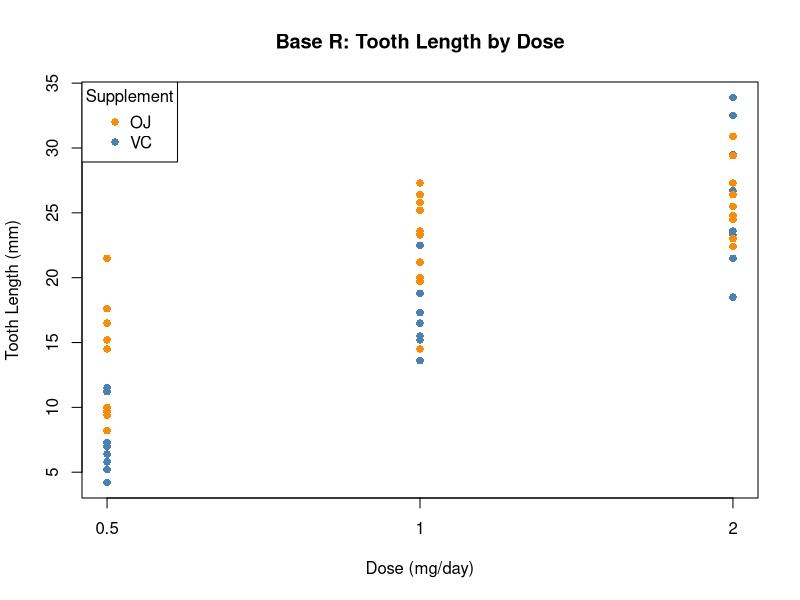
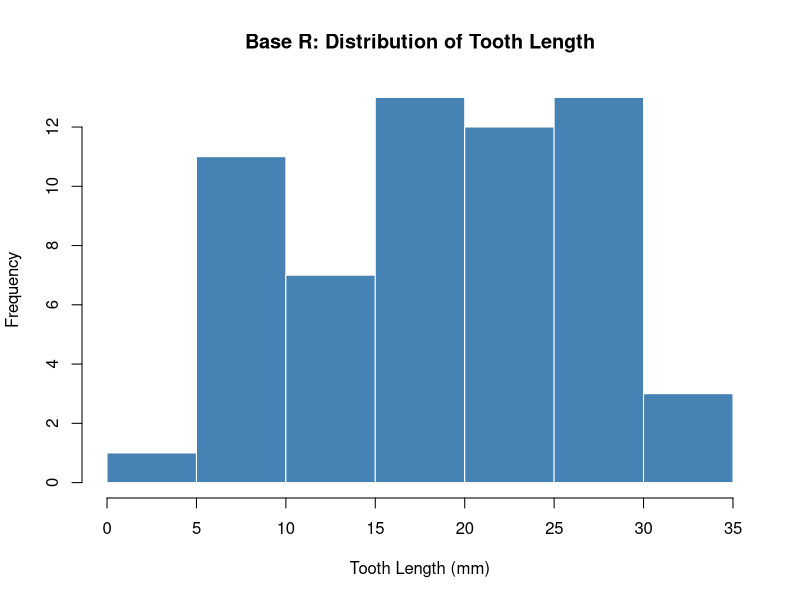
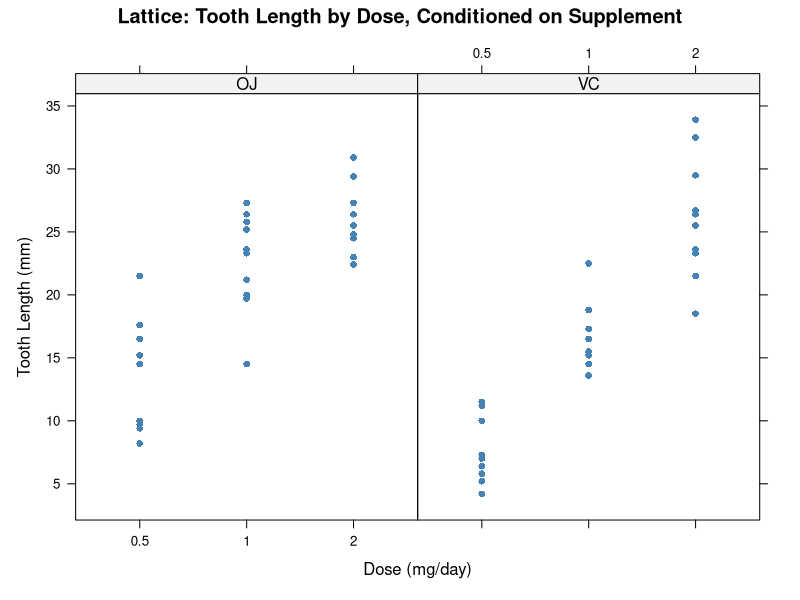
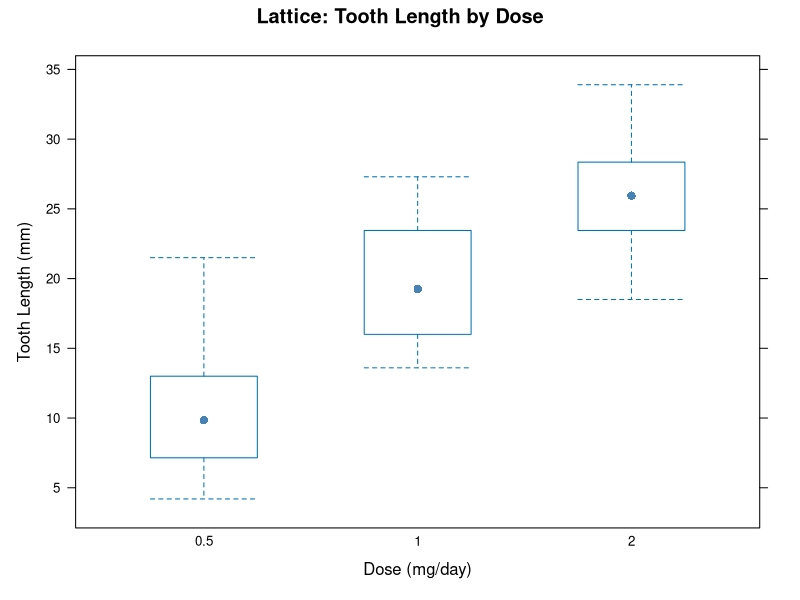
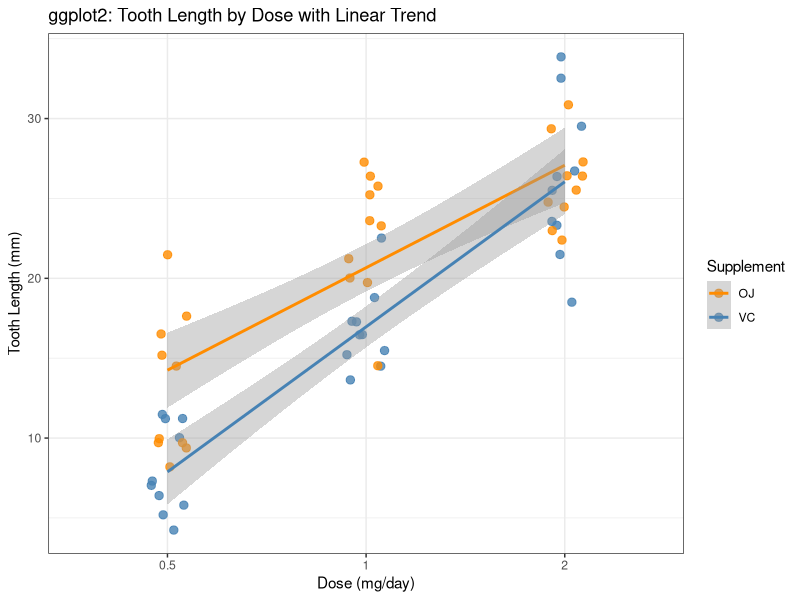
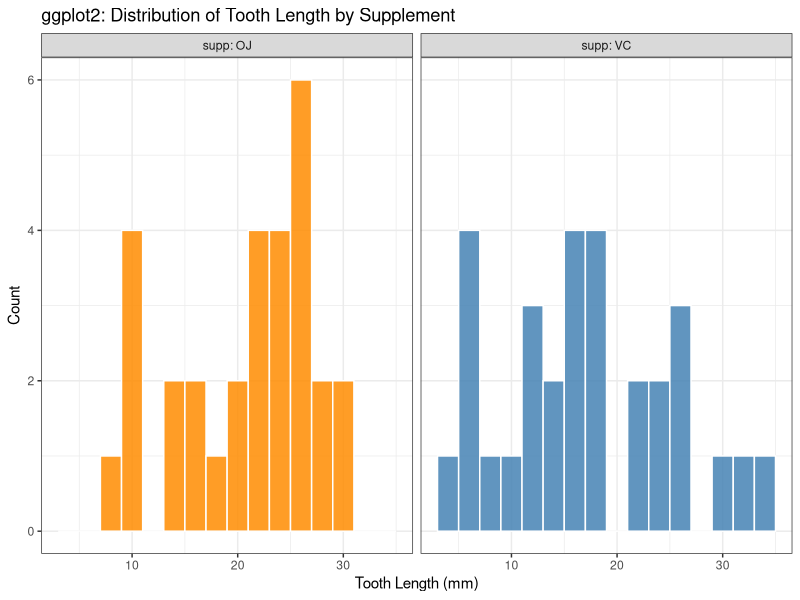

These charts were generated, in order, by the following R code:
data("ToothGrowth", package = "datasets")
head(ToothGrowth)

ToothGrowth$dose <- factor(ToothGrowth$dose)


supp_colors <- ifelse(ToothGrowth$supp == "OJ", "darkorange", "steelblue")

plot(
  as.numeric(ToothGrowth$dose),
  ToothGrowth$len,
  col    = supp_colors,
  pch    = 16,
  main   = "Base R: Tooth Length by Dose",
  xlab   = "Dose (mg/day)",
  ylab   = "Tooth Length (mm)",
  xaxt   = "n"
)
axis(1, at = 1:3, labels = levels(ToothGrowth$dose))
legend(
  "topleft",
  legend = c("OJ", "VC"),
  col    = c("darkorange", "steelblue"),
  pch    = 16,
  title  = "Supplement"
)

hist(
  ToothGrowth$len,
  breaks = 10,
  col    = "steelblue",
  border = "white",
  main   = "Base R: Distribution of Tooth Length",
  xlab   = "Tooth Length (mm)",
  ylab   = "Frequency"
)


library(lattice)

xyplot(
  len ~ dose | supp,
  data   = ToothGrowth,
  pch    = 16,
  col    = "steelblue",
  main   = "Lattice: Tooth Length by Dose, Conditioned on Supplement",
  xlab   = "Dose (mg/day)",
  ylab   = "Tooth Length (mm)"
)

bwplot(
  len ~ dose,
  data   = ToothGrowth,
  main   = "Lattice: Tooth Length by Dose",
  xlab   = "Dose (mg/day)",
  ylab   = "Tooth Length (mm)",
  col    = "steelblue"
)



library(ggplot2)

ggplot(ToothGrowth, aes(x = dose, y = len, color = supp)) +
  geom_point(position = position_jitter(width = 0.1), size = 2.5, alpha = 0.8) +
  geom_smooth(aes(group = supp), method = "lm", se = TRUE) +
  scale_color_manual(
    values = c("OJ" = "darkorange", "VC" = "steelblue"),
    name   = "Supplement"
  ) +
  labs(
    title = "ggplot2: Tooth Length by Dose with Linear Trend",
    x     = "Dose (mg/day)",
    y     = "Tooth Length (mm)"
  ) +
  theme_bw()

ggplot(ToothGrowth, aes(x = len, fill = supp)) +
  geom_histogram(binwidth = 2, color = "white", alpha = 0.85) +
  facet_wrap(~ supp, labeller = label_both) +
  scale_fill_manual(values = c("OJ" = "darkorange", "VC" = "steelblue")) +
  labs(
    title = "ggplot2: Distribution of Tooth Length by Supplement",
    x     = "Tooth Length (mm)",
    y     = "Count",
    fill  = "Supplement"
  ) +
  theme_bw() +
  theme(legend.position = "none")

#https://rprogramingorestes.blogspot.com/2026/03/assignment-9-visualization-in-r-base.html
